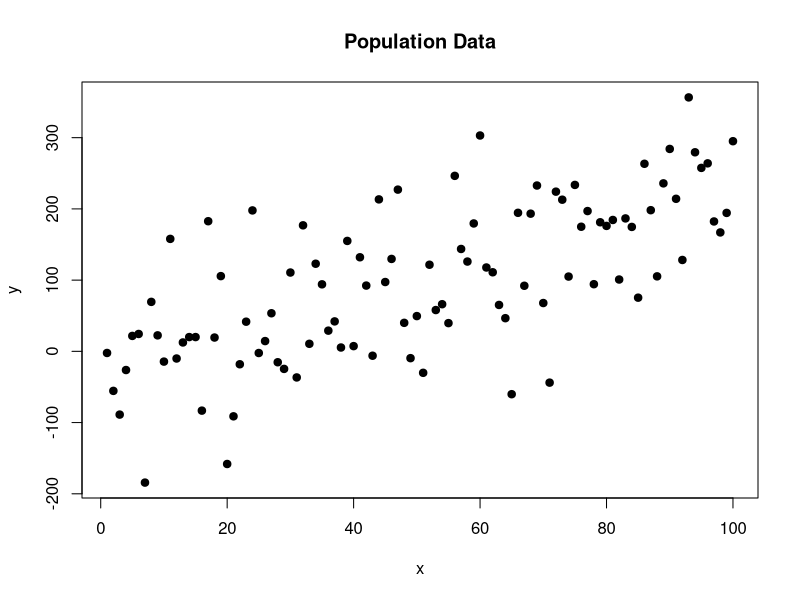

The R script that drew this image:
## GENERATE DATA
## regression slope = 2

x <- 1:100
y <- 2*x + rnorm(100,0,75)
d <- data.frame( x, y )

plot( x, y, pch=19, main="Population Data" )
summary( lm( y ~ x ) )



##  HELPER FUNCTIONS 
##  FOR THE SIMULATIONS
##
##  argument n determines sample size



# returns a single value b1

get_sample_slope <- function( d, n=10, include.plot=TRUE )
{
  # random sample of 10 rows
  d.sample <- d[ sample( 1:nrow(d), size=n ) , ]

  # regression model: Y = b0 + b1(X)
  m <- lm( y ~ x, data=d.sample )

  if( include.plot )
  {
    plot( d, pch=19, bty="n", cex=1, 
          col=gray( 0.5, 0.5 ) )
    points( d.sample, pch=19, col="darkred" )
    abline( m, col="darkred", lwd=2 )
  }

  # extract slope b1 from the model
  b1 <- (coef( m ))[2]

  return( b1 )
}


# get_sample_slope( d, n=10 )
# 2.743883





# returns a data frame row
# with slope, conf int, and sign test

test_for_null_slope <- function( d, n=10, include.plot=TRUE )
{
  # random sample of 10 rows
  d.sample <- d[ sample( 1:nrow(d), size=n ) , ]

  # regression model: Y = b0 + b1(X)
  m <- lm( y ~ x, data=d.sample )

  if( include.plot )
  {
    plot( d, pch=19, bty="n", cex=1, 
          col=gray( 0.5, 0.5 ) )
    points( d.sample, pch=19, col="darkred" )
    abline( m, col="darkred", lwd=2 )
  }

  # is the slope significant? 
  b1 <- (coef( m ))[2]
  ci <- confint( m )
  ci.b1.lower <- ci[2,1]
  ci.b1.upper <- ci[2,2]

  null.slope <- ci.b1.lower < 0 & ci.b1.upper > 0

  df <- data.frame( b1, ci.b1.lower, ci.b1.upper, null.slope )

  return( df )
}

 
# test_for_null_slope( d, n=10 )

#         b1 ci.b1.lower ci.b1.upper null.slope
#   2.379374    1.660848      3.0979      FALSE

# null slope is TRUE if CI contains zero





plot_ci <- function( df, true.slope=2, n=10 )
{
  
  min.x <- min( results$ci.b1.lower )
  max.x <- max( results$ci.b1.upper )
  range.x <- mean( results$ci.b1.upper - results$ci.b1.lower )
  adj.x <- 0.5 * range.x
  
  ci.color <- ifelse( results$null.slope, "darkred", "gray70" )
  
  plot( results$b1, 1:nrow(results), 
        xlim=c( min.x - adj.x, max.x + adj.x ),
        bty="n", pch=19, col=ci.color, yaxt="n",
        xlab="Slope of B1", ylab="" )

  abline( v=0 )
  
  abline( v=true.slope, col="gray80", lty=2 )

  segments( x0=results$ci.b1.lower,
            x1=results$ci.b1.upper,
            y0=1:nrow(results),
            col=ci.color, lwd=0.7 )

  type.ii.rate <- mean( results$null.slope )

  text( (min.x-adj.x), nrow(results),
        paste0( "\n\n\n\n\n\n\nSample Size \n   = ", n, 
                "\n\nType II \nError Rate \n  = ", type.ii.rate ),
        col="darkred", cex=1.3, pos=4 )
  
  return( NULL )
}




#################################
#################################
###
###   SIMULATIONS WITH LOOPS
###
#################################
#################################


# bootstrap simulation
# to examine Type II Errors
# as a function of sample size



# # collector vector 
# slopes <- NULL
# 
# for( i in 1:1000 )
# {
#   
#   b1 <- get_sample_slope( d, n=10 )
#   slopes[ i ] <- b1 
#   
# }
# 
# summary( slopes )
# hist( slopes, breaks=25, col="gray20", border="white" )
# 
# 
# 
# 
# 
# 
# 
# # results data frame
# results <- NULL
# 
# for( i in 1:50 )
# {
#   
#   null.slope.test <- test_for_null_slope( d, n=10 )
#   
#   # add new row to results data frame
#   results <- rbind( results, null.slope.test )
#   
# }
# 
# head( results )
# 
# 
# 
# 
# 
# 
# 
# # results list
# results <- NULL
# 
# for( i in 1:50 )
# {
#   null.slope.test <- test_for_null_slope( d, n=10 )
#   
#   results[[ i ]] <- null.slope.test
#   
#   ## the list version 
#   ## runs faster but it 
#   ## needs to be converted 
#   ## to a data frame afterwards
#   
# }
# 
# head( results )
# 
# ## convert list to df
# 
# results <- dplyr::bind_rows( results )
# head( results )
# 
# 
# 
# 
# 
# 
# min.x <- min( results$ci.b1.lower )
# max.x <- max( results$ci.b1.upper )
# range.x <- mean( results$ci.b1.upper - results$ci.b1.lower )
# adj.x <- 0.5 * range.x
# 
# ci.color <- ifelse( results$null.slope, "darkred", "gray70" )
# 
# plot( results$b1, 1:nrow(results), 
#       xlim=c( min.x - adj.x, max.x + adj.x ),
#       bty="n", pch=19, col=ci.color, yaxt="n",
#       xlab="Slope of B1", ylab="" )
# 
# abline( v=0 )
# 
# segments( x0=results$ci.b1.lower,
#           x1=results$ci.b1.upper,
#           y0=1:nrow(results),
#           col=ci.color, lwd=0.7 )
# 
# type.ii.rate <- mean( results$null.slope )
# 
# text( (min.x-adj.x), nrow(results),
#       paste0( "\n\nType II \nError Rate \n = ", type.ii.rate ),
#       col="darkred", cex=1.3, pos=4 )

